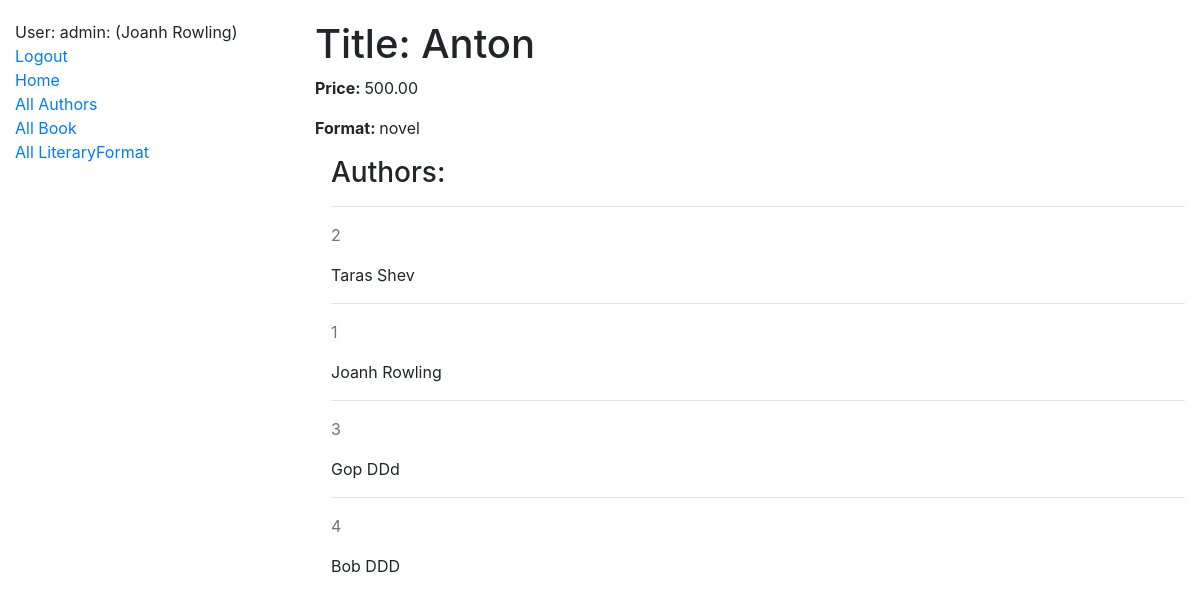
The app's page /book/3/ (signed in) with its own data.
### catalog/models.py (models this page shows, shortened)
class Author(AbstractUser):
    pseudonym = models.CharField(max_length=56, null=True, blank=True)
    class Meta:
        ordering = ("username",)
    def __str__(self):
        return f"{self.username}: ({self.first_name} {self.last_name})"

class Book(models.Model):
    title = models.CharField(max_length=256)
    price = models.DecimalField(max_digits=7, decimal_places=2)
    format = models.ForeignKey(
        LiteraryFormat,
        on_delete=models.CASCADE,
        related_name="books"
    )
    authors = models.ManyToManyField(settings.AUTH_USER_MODEL, related_name="books_authors")
    class Meta:
        ordering = ("id",)

class LiteraryFormat(models.Model):
    name = models.CharField(max_length=256)
    class Meta:
        ordering = ("name",)
    def __str__(self):
        return self.name

### catalog/views.py (the view)
# urls.py: path("book/<int:pk>/", book_detail_view, name="book-detail"),
@login_required
def book_detail_view(request: HttpRequest, pk: int) -> HttpResponse:
    try:
        book = Book.objects.get(id=pk)
    except:
        raise Http404("Book does not exist")
    context = {
        "book": book,
    }
    return render(request, "catalog/book_detail.html", context=context)

### templates/catalog/book_detail.html (shortened to what this page needs)
{% extends "base.html" %}
{% block content %}
  <h1>Title: {{ book.title }}</h1>
  <p><strong>Price: </strong> {{ book.price }}</p>
  <p><strong>Format: </strong> {{ book.format }}</p>
  <div class="ml-3">
    <h3>Authors: </h3>
    {% for author in book.authors.all %}
      <hr>
      <p class="text-muted">{{ author.id }}</p>
      <p>{{ author.first_name }} {{ author.last_name }}
      </p>
    {% empty %}
      <p>No authors!</p>
    {% endfor %}
  </div>
{% endblock %}

### templates/includes/sidebar.html
<ul class="sidebar-nav">
  {% if user.is_authenticated %}
    <li>User: {{ request.user }}</li>
    <li>
      <a href="{% url 'logout'%}">Logout</a>
    </li>
    {% else %}
    <li><a href="{% url 'login'%}">Login</a></li>
  {% endif %}
  <li><a href="{% url 'catalog:index' %}">Home</a></li>
  <li><a href="{% url "catalog:authors-list" %}">All Authors</a></li>
  <li><a href="{% url "catalog:book-list" %}">All Book</a></li>
  <li><a href="{% url "catalog:literary-formats-list" %}">All LiteraryFormat</a></li>
</ul>

### static/css/style.css (style rules this page uses)
body { margin-top: 20px; background: white; }
.sidebar-nav { padding: 0; list-style: none; }

### records on screen
Author: user "admin: (Joanh Rowling)", id "1", first_name "Joanh", last_name "Rowling"
Book: title "Anton", price "500.00", format "novel"
Author: id "2", first_name "Taras", last_name "Shev"
Author: id "3", first_name "Gop", last_name "DDd"
Author: id "4", first_name "Bob", last_name "DDD"
